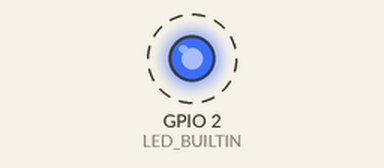
Recording of a program running on a simulated ESP32. Parts: output pins drawn as LEDs (lit = HIGH). Dashed ring = blinking. What the program prints to the serial monitor is not drawn.

Above: at 0.1 s.
Timing chart, 0 to 3.0 s (numbered marks = the images above):
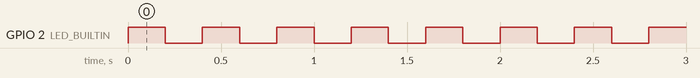

The program:

main.cpp
```cpp
/********************************************************************
* Exemplo para deletar tasks
* Esse exemplo exibe como deletar tasks no FreeRTOS
* Fabiano Piroli
********************************************************************/
//Biblioteca arduino
#include <Arduino.h>
//Biblioteca FreeRTOS
#include <freertos/FreeRTOS.h>
#include <freertos/task.h>

//LED built-in --- IGNORE ---
#ifndef LED_BUILTIN
  #define LED_BUILTIN 2
#endif

// Variáveis para armazenar os handles das tasks
TaskHandle_t task1Handle = NULL;
TaskHandle_t task2Handle = NULL;

// Protótipos das funções das tasks
void task1(void *pvParameters);
void task2(void *pvParameters);

void setup() {
  Serial.begin(9600);
  pinMode(LED_BUILTIN, OUTPUT);

  // Criação das tasks
  xTaskCreate(task1, "Task 1", configMINIMAL_STACK_SIZE, NULL, 1, &task1Handle);
  xTaskCreate(task2, "Task 2", configMINIMAL_STACK_SIZE + 1024, NULL, 2, &task2Handle);
}

void loop() {
  vTaskDelay(1000); // Delay para evitar que o loop principal consuma muito tempo
}

// Função da Task 1
void task1(void *pvParameters) {
  while (1) {
    digitalWrite(LED_BUILTIN, !digitalRead(LED_BUILTIN)); // Alterna o estado do LED
    vTaskDelay(pdMS_TO_TICKS(200)); // Delay de 200ms
  }
}

// Função da Task 2
void task2(void *pvParameters) {

  int cont = 0;

  while (1) {
    Serial.println("Task 2: " + String(cont++)); // Imprime a contagem no Serial Monitor

    if(cont >= 10) {
      if(task1Handle != NULL) {
        Serial.println("Deletando Task 1...");
        vTaskDelete(task1Handle); // Deleta a Task 1
        digitalWrite(LED_BUILTIN, LOW); // Garante que o LED esteja apagado após a Task 1 ser deletada
        task1Handle = NULL; // Limpa o handle da Task 1
      }
    }
    if(cont >= 15) {
      if(task2Handle != NULL) {
        Serial.println("Deletando Task 2...");
        vTaskDelete(NULL); // Deleta a Task 2
      }
    }

    vTaskDelay(pdMS_TO_TICKS(1000)); // Delay de 1 segundo
  }
}
```

Measured:
- by itself, GPIO 2 (LED_BUILTIN): alternates HIGH for 0.20 s and LOW for 0.20 s, 46 changes in all, then stays LOW
